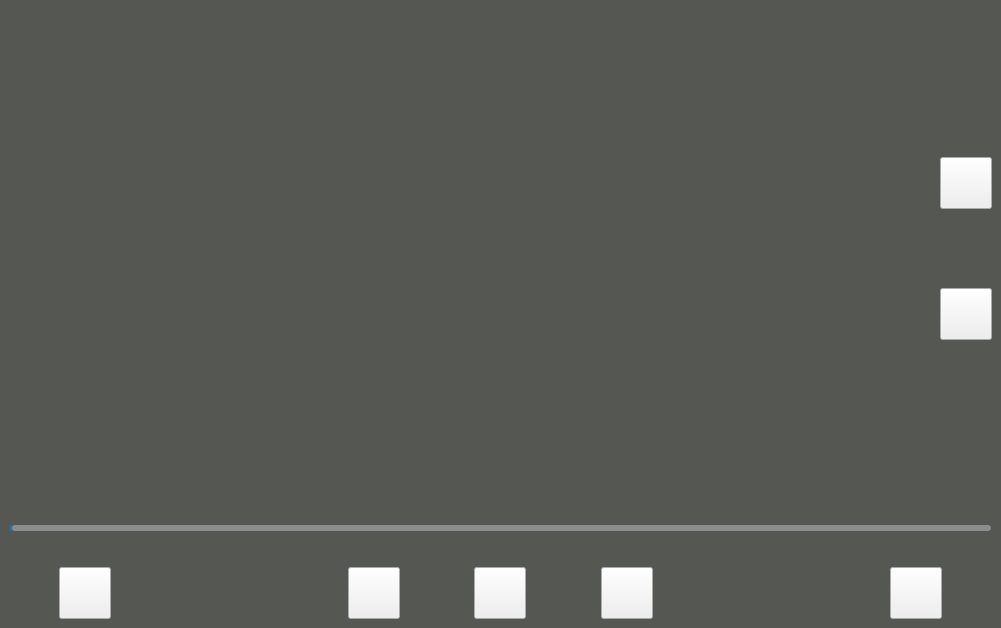
<?xml version="1.0" encoding="UTF-8"?>
<ui version="4.0">
 <class>MediaViewer</class>
 <widget class="QWidget" name="MediaViewer">
  <property name="geometry">
   <rect>
    <x>0</x>
    <y>0</y>
    <width>1001</width>
    <height>628</height>
   </rect>
  </property>
  <property name="windowTitle">
   <string>Form</string>
  </property>
  <property name="styleSheet">
   <string notr="true">QWidget#centralWidget {
	background-color: rgb(85, 87, 83);
}

QStackedWidget#toolbar {
	min-height: 60px;
}

QFrame#frame {
	border: 0px solid transparent;
	max-height: 65px;
	min-height: 65px;
}

QFrame#frame_2 {
	border: 0px solid transparent;
	max-height: 60px;
	min-height: 60px;
}

QPushButton#button_display {
	max-width: 50px;
	min-width: 50px;
	max-height: 50px;
	min-height: 50px;
	border-image: url(:/res/icons/ic_display.png);
}

QPushButton#button_backward {
	max-width: 40px;
	min-width: 40px;
	max-height: 40px;
	min-height: 40px;
	border-image: url(:/res/icons/ic_video_backward.png);
}

QPushButton#button_forward {
	max-width: 40px;
	min-width: 40px;
	max-height: 40px;
	min-height: 40px;
	border-image: url(:/res/icons/ic_video_forward.png);
}

QPushButton#button_back {
	max-width: 50px;
	min-width: 50px;
	max-height: 50px;
	min-height: 50px;
	border-image: url(:/res/icons/ic_back.png);
}

QPushButton#button_delete {
	max-width: 50px;
	min-width: 50px;
	max-height: 50px;
	min-height: 50px;
	border-image: url(:/res/icons/ic_delete.png);
}

QSlider {
	max-height: 50px;
	min-height: 50px;
	background: rgba(165, 192,120, 0);
}

QSlider::groove {                                 
	border: 1px solid rgba(114,159,207,0);                                 
	height: 4px;  
	border-radius: 3px;                                
	background: rgba(238,238,2,20);                                 
}  
                                                                   
QSlider::add-page  {                                  
	background: qlineargradient(x1:0,y1:0,x2:1,y2:1,stop:0 #8c8c8c, stop:1 #8c8c8c);                                     
	border: 1 px solid rgba(32, 92, 160,0);      
	border-radius: 3px;                               
	width: 5px;                                 
} 
                                                                  
QSlider::sub-page {                                     
	background-color: #1578ba;
	border: 1 px solid rgba(32, 92,160, 0);                
	border-radius: 3px;                            
	width: 5px;                                 
} 
                                                                  
QSlider::handle {                                 
	width: 50px;
	height: 50px;                        
	border-image: url(:/res/icons/ic_display_handle.png);                          
	margin: -23px -13px -23px -13px;                          
}

QLabel#label_display {
	color: rgb(238, 238, 236);
}

QLabel#label_left {
	color: rgb(85, 87, 83);
}
</string>
  </property>
  <layout class="QVBoxLayout" name="verticalLayout">
   <property name="spacing">
    <number>0</number>
   </property>
   <property name="leftMargin">
    <number>0</number>
   </property>
   <property name="topMargin">
    <number>0</number>
   </property>
   <property name="rightMargin">
    <number>0</number>
   </property>
   <property name="bottomMargin">
    <number>0</number>
   </property>
   <item>
    <widget class="QWidget" name="centralWidget" native="true">
     <property name="styleSheet">
      <string notr="true"/>
     </property>
     <layout class="QGridLayout" name="gridLayout" rowstretch="1,0">
      <property name="leftMargin">
       <number>0</number>
      </property>
      <property name="topMargin">
       <number>0</number>
      </property>
      <property name="rightMargin">
       <number>0</number>
      </property>
      <property name="bottomMargin">
       <number>0</number>
      </property>
      <item row="0" column="0">
       <spacer name="horizontalSpacer">
        <property name="orientation">
         <enum>Qt::Horizontal</enum>
        </property>
        <property name="sizeHint" stdset="0">
         <size>
          <width>710</width>
          <height>20</height>
         </size>
        </property>
       </spacer>
      </item>
      <item row="0" column="1">
       <widget class="QWidget" name="zoombar" native="true">
        <property name="styleSheet">
         <string notr="true">QPushButton {
	max-width: 50;
	max-height: 50;
	min-width: 50;
	min-height:50
}

QWidget#zoombar {
	background-color: rgba(255,255,255,0);
	border-style: outset;
	border-width: 0px;
	border-radius: 10px;
	border-color: transparent
}

QPushButton#zoominButton {
	border-image: url(:/res/icons/ic_zoomin.png) 0 0 0 0
}

QPushButton#zoomoutButton {
 border-image: url(:/res/icons/ic_zoomout.png) 0 0 0 0
}</string>
        </property>
        <layout class="QVBoxLayout" name="verticalLayout_3" stretch="2,1,1,1,2">
         <item>
          <spacer name="verticalSpacer">
           <property name="orientation">
            <enum>Qt::Vertical</enum>
           </property>
           <property name="sizeHint" stdset="0">
            <size>
             <width>20</width>
             <height>40</height>
            </size>
           </property>
          </spacer>
         </item>
         <item>
          <widget class="QPushButton" name="zoominButton">
           <property name="minimumSize">
            <size>
             <width>50</width>
             <height>50</height>
            </size>
           </property>
           <property name="maximumSize">
            <size>
             <width>50</width>
             <height>50</height>
            </size>
           </property>
           <property name="text">
            <string/>
           </property>
          </widget>
         </item>
         <item>
          <spacer name="verticalSpacer_2">
           <property name="orientation">
            <enum>Qt::Vertical</enum>
           </property>
           <property name="sizeHint" stdset="0">
            <size>
             <width>20</width>
             <height>40</height>
            </size>
           </property>
          </spacer>
         </item>
         <item>
          <widget class="QPushButton" name="zoomoutButton">
           <property name="minimumSize">
            <size>
             <width>50</width>
             <height>50</height>
            </size>
           </property>
           <property name="text">
            <string/>
           </property>
          </widget>
         </item>
         <item>
          <spacer name="verticalSpacer_3">
           <property name="orientation">
            <enum>Qt::Vertical</enum>
           </property>
           <property name="sizeHint" stdset="0">
            <size>
             <width>20</width>
             <height>40</height>
            </size>
           </property>
          </spacer>
         </item>
        </layout>
       </widget>
      </item>
      <item row="1" column="0" colspan="2">
       <widget class="QStackedWidget" name="toolbar">
        <property name="styleSheet">
         <string notr="true">QPushButton {
	max-width: 50;
	max-height: 50;
	min-width: 50;
	min-height:50
}

QWidget#toolbar {
	background-color: rgba(255,255,255,0);
	border-style: outset;
	border-width: 0px;
	border-radius: 10px;
	border-color: transparent

}

QPushButton#gobackButton {
	border-image: url(:/res/icons/ic_back.png) 0 0 0 0
}



QPushButton#deleteButton {
	border-image:url(:/res/icons/ic_delete.png) 0 0 0 0
}

QPushButton#previousButton {
	border-image:url(:/res/icons/ic_backward.png) 0 0 0 0 
}

QPushButton#nextButton {
   border-image:url(:/res/icons/ic_forward.png) 0 0 0 0 
}</string>
        </property>
        <property name="currentIndex">
         <number>1</number>
        </property>
        <widget class="QWidget" name="toolbarimage">
         <layout class="QGridLayout" name="gridLayout_3" columnstretch="1,1,0,20,0,1,1">
          <property name="leftMargin">
           <number>0</number>
          </property>
          <property name="topMargin">
           <number>0</number>
          </property>
          <property name="rightMargin">
           <number>0</number>
          </property>
          <property name="bottomMargin">
           <number>10</number>
          </property>
          <property name="spacing">
           <number>0</number>
          </property>
          <item row="1" column="5">
           <widget class="QPushButton" name="gobackButton">
            <property name="minimumSize">
             <size>
              <width>50</width>
              <height>50</height>
             </size>
            </property>
            <property name="maximumSize">
             <size>
              <width>50</width>
              <height>50</height>
             </size>
            </property>
            <property name="text">
             <string/>
            </property>
           </widget>
          </item>
          <item row="0" column="3">
           <spacer name="verticalSpacer_4">
            <property name="orientation">
             <enum>Qt::Vertical</enum>
            </property>
            <property name="sizeHint" stdset="0">
             <size>
              <width>20</width>
              <height>62</height>
             </size>
            </property>
           </spacer>
          </item>
          <item row="1" column="0">
           <spacer name="spacer_4">
            <property name="orientation">
             <enum>Qt::Horizontal</enum>
            </property>
            <property name="sizeHint" stdset="0">
             <size>
              <width>22</width>
              <height>20</height>
             </size>
            </property>
           </spacer>
          </item>
          <item row="1" column="3">
           <spacer name="spacer_3">
            <property name="orientation">
             <enum>Qt::Horizontal</enum>
            </property>
            <property name="sizeHint" stdset="0">
             <size>
              <width>124</width>
              <height>20</height>
             </size>
            </property>
           </spacer>
          </item>
          <item row="1" column="6">
           <spacer name="spacer_5">
            <property name="orientation">
             <enum>Qt::Horizontal</enum>
            </property>
            <property name="sizeHint" stdset="0">
             <size>
              <width>22</width>
              <height>20</height>
             </size>
            </property>
           </spacer>
          </item>
          <item row="1" column="1">
           <widget class="QPushButton" name="deleteButton">
            <property name="minimumSize">
             <size>
              <width>50</width>
              <height>50</height>
             </size>
            </property>
            <property name="maximumSize">
             <size>
              <width>50</width>
              <height>50</height>
             </size>
            </property>
            <property name="text">
             <string/>
            </property>
           </widget>
          </item>
         </layout>
        </widget>
        <widget class="QWidget" name="toolbarvideo">
         <layout class="QVBoxLayout" name="verticalLayout_2">
          <property name="spacing">
           <number>0</number>
          </property>
          <property name="leftMargin">
           <number>0</number>
          </property>
          <property name="topMargin">
           <number>0</number>
          </property>
          <property name="rightMargin">
           <number>0</number>
          </property>
          <property name="bottomMargin">
           <number>0</number>
          </property>
          <item>
           <widget class="QFrame" name="frame_2">
            <property name="frameShape">
             <enum>QFrame::StyledPanel</enum>
            </property>
            <property name="frameShadow">
             <enum>QFrame::Raised</enum>
            </property>
            <layout class="QGridLayout" name="gridLayout_2" columnstretch="1,10,1">
             <property name="leftMargin">
              <number>10</number>
             </property>
             <property name="topMargin">
              <number>0</number>
             </property>
             <property name="rightMargin">
              <number>10</number>
             </property>
             <property name="bottomMargin">
              <number>0</number>
             </property>
             <property name="spacing">
              <number>0</number>
             </property>
             <item row="1" column="0">
              <widget class="QLabel" name="label_display">
               <property name="text">
                <string/>
               </property>
              </widget>
             </item>
             <item row="1" column="1">
              <spacer name="horizontalSpacer_8">
               <property name="orientation">
                <enum>Qt::Horizontal</enum>
               </property>
               <property name="sizeHint" stdset="0">
                <size>
                 <width>795</width>
                 <height>20</height>
                </size>
               </property>
              </spacer>
             </item>
             <item row="1" column="2">
              <widget class="QLabel" name="label_left">
               <property name="text">
                <string/>
               </property>
              </widget>
             </item>
             <item row="0" column="0" colspan="3">
              <widget class="QSlider" name="videoSlider">
               <property name="orientation">
                <enum>Qt::Horizontal</enum>
               </property>
              </widget>
             </item>
            </layout>
           </widget>
          </item>
          <item>
           <widget class="QFrame" name="frame">
            <property name="frameShape">
             <enum>QFrame::StyledPanel</enum>
            </property>
            <property name="frameShadow">
             <enum>QFrame::Raised</enum>
            </property>
            <layout class="QHBoxLayout" name="horizontalLayout_2" stretch="20,0,80,0,25,0,25,0,80,0,20">
             <property name="spacing">
              <number>0</number>
             </property>
             <property name="leftMargin">
              <number>0</number>
             </property>
             <property name="topMargin">
              <number>0</number>
             </property>
             <property name="rightMargin">
              <number>0</number>
             </property>
             <property name="bottomMargin">
              <number>5</number>
             </property>
             <item>
              <spacer name="horizontalSpacer_6">
               <property name="orientation">
                <enum>Qt::Horizontal</enum>
               </property>
               <property name="sizeHint" stdset="0">
                <size>
                 <width>40</width>
                 <height>20</height>
                </size>
               </property>
              </spacer>
             </item>
             <item>
              <widget class="QPushButton" name="button_delete">
               <property name="text">
                <string/>
               </property>
              </widget>
             </item>
             <item>
              <spacer name="horizontalSpacer_2">
               <property name="orientation">
                <enum>Qt::Horizontal</enum>
               </property>
               <property name="sizeHint" stdset="0">
                <size>
                 <width>214</width>
                 <height>20</height>
                </size>
               </property>
              </spacer>
             </item>
             <item>
              <widget class="QPushButton" name="button_backward">
               <property name="text">
                <string/>
               </property>
              </widget>
             </item>
             <item>
              <spacer name="horizontalSpacer_4">
               <property name="orientation">
                <enum>Qt::Horizontal</enum>
               </property>
               <property name="sizeHint" stdset="0">
                <size>
                 <width>40</width>
                 <height>20</height>
                </size>
               </property>
              </spacer>
             </item>
             <item>
              <widget class="QPushButton" name="button_display">
               <property name="text">
                <string/>
               </property>
              </widget>
             </item>
             <item>
              <spacer name="horizontalSpacer_5">
               <property name="orientation">
                <enum>Qt::Horizontal</enum>
               </property>
               <property name="sizeHint" stdset="0">
                <size>
                 <width>40</width>
                 <height>20</height>
                </size>
               </property>
              </spacer>
             </item>
             <item>
              <widget class="QPushButton" name="button_forward">
               <property name="text">
                <string/>
               </property>
              </widget>
             </item>
             <item>
              <spacer name="horizontalSpacer_3">
               <property name="orientation">
                <enum>Qt::Horizontal</enum>
               </property>
               <property name="sizeHint" stdset="0">
                <size>
                 <width>214</width>
                 <height>20</height>
                </size>
               </property>
              </spacer>
             </item>
             <item>
              <widget class="QPushButton" name="button_back">
               <property name="text">
                <string/>
               </property>
              </widget>
             </item>
             <item>
              <spacer name="horizontalSpacer_7">
               <property name="orientation">
                <enum>Qt::Horizontal</enum>
               </property>
               <property name="sizeHint" stdset="0">
                <size>
                 <width>40</width>
                 <height>20</height>
                </size>
               </property>
              </spacer>
             </item>
            </layout>
           </widget>
          </item>
         </layout>
        </widget>
       </widget>
      </item>
     </layout>
    </widget>
   </item>
  </layout>
 </widget>
 <resources/>
 <connections/>
</ui>
